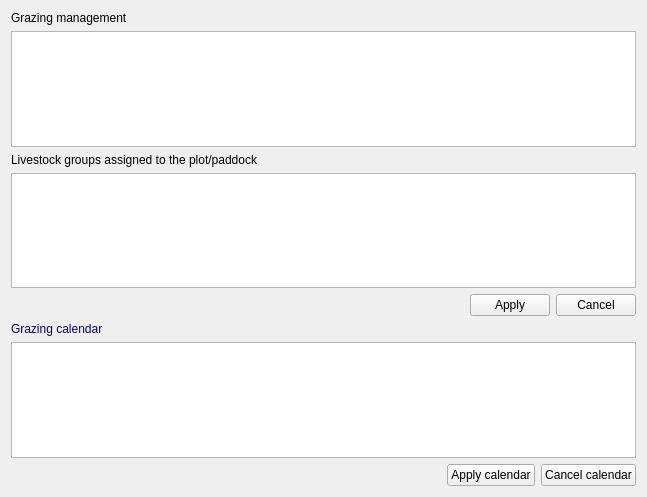
<?xml version="1.0" encoding="UTF-8"?>
<ui version="4.0">
 <class>grazingman</class>
 <widget class="QWidget" name="grazingman">
  <property name="geometry">
   <rect>
    <x>0</x>
    <y>0</y>
    <width>647</width>
    <height>497</height>
   </rect>
  </property>
  <property name="toolTip">
   <string/>
  </property>
  <layout class="QVBoxLayout" name="verticalLayout">
   <item>
    <widget class="QLabel" name="Label283">
     <property name="enabled">
      <bool>true</bool>
     </property>
     <property name="palette">
      <palette>
       <active>
        <colorrole role="WindowText">
         <brush brushstyle="SolidPattern">
          <color alpha="255">
           <red>0</red>
           <green>0</green>
           <blue>0</blue>
          </color>
         </brush>
        </colorrole>
       </active>
       <inactive>
        <colorrole role="WindowText">
         <brush brushstyle="SolidPattern">
          <color alpha="255">
           <red>0</red>
           <green>0</green>
           <blue>0</blue>
          </color>
         </brush>
        </colorrole>
       </inactive>
       <disabled>
        <colorrole role="WindowText">
         <brush brushstyle="SolidPattern">
          <color alpha="255">
           <red>0</red>
           <green>0</green>
           <blue>0</blue>
          </color>
         </brush>
        </colorrole>
       </disabled>
      </palette>
     </property>
     <property name="toolTip">
      <string/>
     </property>
     <property name="text">
      <string>Grazing management</string>
     </property>
    </widget>
   </item>
   <item>
    <widget class="QTableView" name="AdvListView1">
     <property name="enabled">
      <bool>true</bool>
     </property>
     <property name="toolTip">
      <string/>
     </property>
    </widget>
   </item>
   <item>
    <widget class="QLabel" name="label">
     <property name="text">
      <string>Livestock groups assigned to the plot/paddock</string>
     </property>
    </widget>
   </item>
   <item>
    <widget class="QTableView" name="AdvListView2">
     <property name="enabled">
      <bool>true</bool>
     </property>
     <property name="toolTip">
      <string/>
     </property>
    </widget>
   </item>
   <item>
    <layout class="QHBoxLayout" name="horizontalLayout">
     <item>
      <spacer name="horizontalSpacer">
       <property name="orientation">
        <enum>Qt::Horizontal</enum>
       </property>
       <property name="sizeHint" stdset="0">
        <size>
         <width>40</width>
         <height>20</height>
        </size>
       </property>
      </spacer>
     </item>
     <item>
      <widget class="QPushButton" name="BitBtn3">
       <property name="enabled">
        <bool>true</bool>
       </property>
       <property name="toolTip">
        <string/>
       </property>
       <property name="text">
        <string>Apply</string>
       </property>
       <property name="icon">
        <iconset resource="../images.qrc">
         <normaloff>:/images/apply.png</normaloff>:/images/apply.png</iconset>
       </property>
       <property name="flat">
        <bool>false</bool>
       </property>
      </widget>
     </item>
     <item>
      <widget class="QPushButton" name="BitBtn4">
       <property name="enabled">
        <bool>true</bool>
       </property>
       <property name="toolTip">
        <string/>
       </property>
       <property name="text">
        <string>Cancel</string>
       </property>
       <property name="icon">
        <iconset resource="../images.qrc">
         <normaloff>:/images/cancel.png</normaloff>:/images/cancel.png</iconset>
       </property>
       <property name="flat">
        <bool>false</bool>
       </property>
      </widget>
     </item>
    </layout>
   </item>
   <item>
    <widget class="QLabel" name="Label1">
     <property name="enabled">
      <bool>true</bool>
     </property>
     <property name="palette">
      <palette>
       <active>
        <colorrole role="WindowText">
         <brush brushstyle="SolidPattern">
          <color alpha="255">
           <red>0</red>
           <green>0</green>
           <blue>128</blue>
          </color>
         </brush>
        </colorrole>
       </active>
       <inactive>
        <colorrole role="WindowText">
         <brush brushstyle="SolidPattern">
          <color alpha="255">
           <red>0</red>
           <green>0</green>
           <blue>128</blue>
          </color>
         </brush>
        </colorrole>
       </inactive>
       <disabled>
        <colorrole role="WindowText">
         <brush brushstyle="SolidPattern">
          <color alpha="255">
           <red>0</red>
           <green>0</green>
           <blue>128</blue>
          </color>
         </brush>
        </colorrole>
       </disabled>
      </palette>
     </property>
     <property name="toolTip">
      <string/>
     </property>
     <property name="text">
      <string>Grazing calendar</string>
     </property>
    </widget>
   </item>
   <item>
    <widget class="QTableView" name="AdvListView3">
     <property name="enabled">
      <bool>true</bool>
     </property>
     <property name="toolTip">
      <string/>
     </property>
    </widget>
   </item>
   <item>
    <layout class="QHBoxLayout" name="horizontalLayout_2">
     <item>
      <spacer name="horizontalSpacer_2">
       <property name="orientation">
        <enum>Qt::Horizontal</enum>
       </property>
       <property name="sizeHint" stdset="0">
        <size>
         <width>40</width>
         <height>20</height>
        </size>
       </property>
      </spacer>
     </item>
     <item>
      <widget class="QPushButton" name="BitBtn1">
       <property name="enabled">
        <bool>true</bool>
       </property>
       <property name="toolTip">
        <string>Save the current record</string>
       </property>
       <property name="text">
        <string>Apply calendar</string>
       </property>
       <property name="icon">
        <iconset resource="../images.qrc">
         <normaloff>:/images/apply.png</normaloff>:/images/apply.png</iconset>
       </property>
       <property name="flat">
        <bool>false</bool>
       </property>
      </widget>
     </item>
     <item>
      <widget class="QPushButton" name="BitBtn2">
       <property name="enabled">
        <bool>true</bool>
       </property>
       <property name="toolTip">
        <string>Restore the current record</string>
       </property>
       <property name="text">
        <string>Cancel calendar</string>
       </property>
       <property name="icon">
        <iconset resource="../images.qrc">
         <normaloff>:/images/cancel.png</normaloff>:/images/cancel.png</iconset>
       </property>
       <property name="flat">
        <bool>false</bool>
       </property>
      </widget>
     </item>
    </layout>
   </item>
  </layout>
 </widget>
 <resources>
  <include location="../images.qrc"/>
 </resources>
 <connections/>
</ui>
